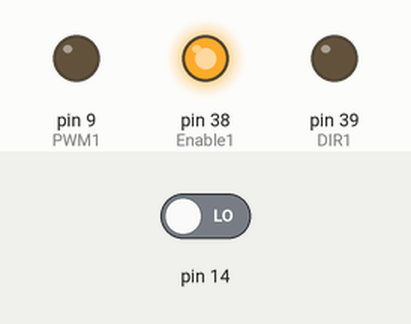
Bench run of a sketch on a simulated Arduino Mega 2560, built with avr-gcc and run on an emulated ATmega2560. Parts: output pins drawn as LEDs (lit = HIGH). The inputs (shaded band) are chosen by the test bench; at power-on: pin 14 LOW.

Above: at 1.8 s.
1.9 s: pin 14 driven HIGH
At 2.9 s:
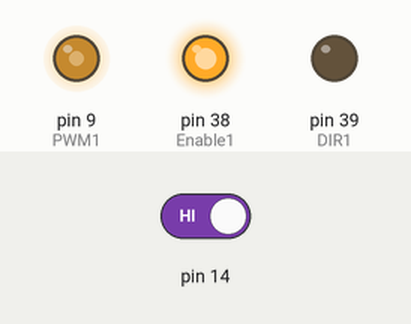
At 4.8 s:
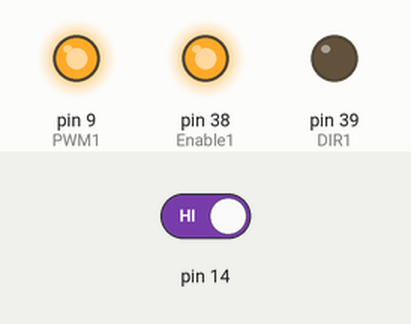
4.9 s: pin 14 driven LOW
At 5.8 s:
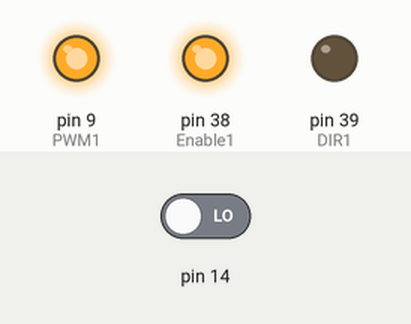
Timing chart, 0 to 7.9 s (numbered marks = the images above; inputs shaded):
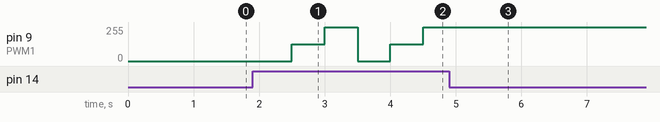

The sketch:

HW9_2.ino
```cpp
int Enable1 = 38;
int PWM1 = 9;
int DIR1 = 39;
int pwm_value[] = {0, 127, 255};
int count = 0;

void setup() {
  // put your setup code here, to run once:
  pinMode(Enable1, OUTPUT);
  pinMode(PWM1, OUTPUT);
  pinMode(DIR1, OUTPUT);

  digitalWrite(Enable1, HIGH);

  pinMode(14, INPUT);
}

void loop() {
  // put your main code here, to run repeatedly:
  if(digitalRead(14)){

    analogWrite(PWM1, pwm_value[count]);
    count = (count + 1) % 3;
  }

  delay(500);

}
```

Measured:
- after the input at 1.9 s, pin 9 (PWM1): 0/255 → 127/255 after 0.60 s, → 255/255 0.50 s later, → 0/255 0.50 s later, → 127/255 0.50 s later, … (5 changes in this stretch)
- after the input at 4.9 s, pin 9 (PWM1): stops changing and stays 255/255
